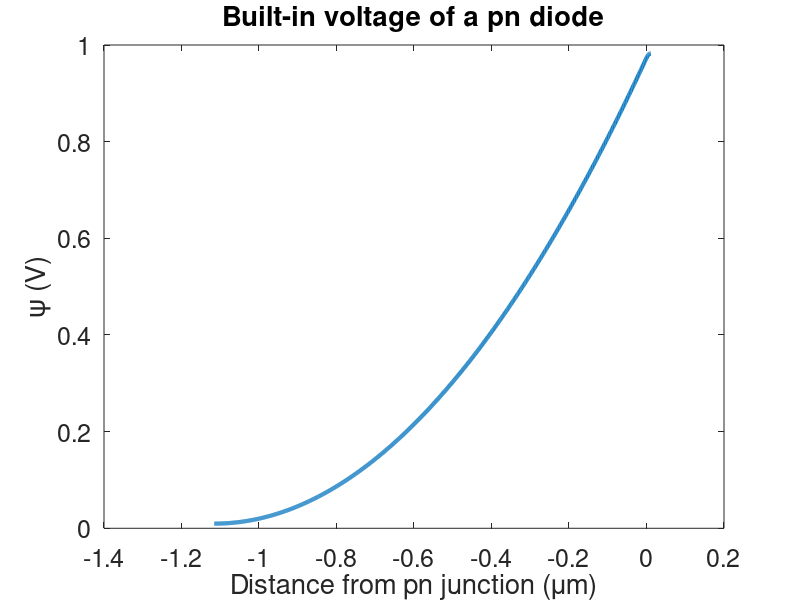
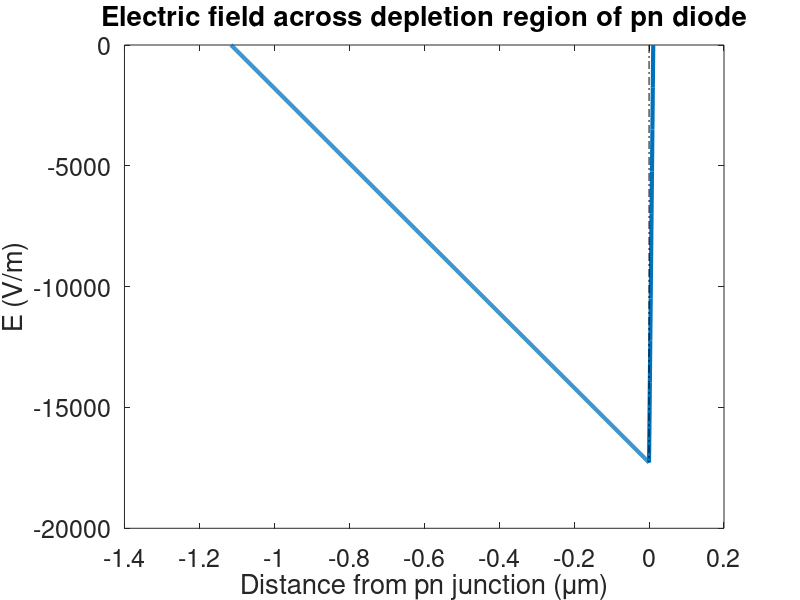

The MATLAB source for these figures, in order:
%% Static parameters
N_A  = 1e17;                  % Acceptor concentration (cm^-3)
N_D  = 1e19;                  % Donor    concentration (cm^-3)
N_V  = 1.04e19;
N_C  = 2.8e19;          
n_i  = 1e10;                  % Intrinsic carrier concentration (cm^-3)

q    = 1.602e-19;             % Electron charge (magnitude)
k_B  = 1.381e-23;             % Boltzmann's constant (J / K )
T    = 300;                   % Temperature (K)

eps_0    = 8.854e-12;         % Electric permittivity of free space (F / m)
eps_si   = 11.68*eps_0;       % Electric permittivity of silicon


psi_0 = 1.12 - k_B*T*log(N_V*N_C/(N_A*N_D))/q
A_P = q*N_A/eps_si;
A_N = q*N_D/eps_si;

W = sqrt(2*eps_si/q*psi_0*(1/N_A + 1/N_D));

x_n = W/(1+N_D/N_A);
x_p = W - x_n;

x = linspace(-x_p, x_n, 1000);
% Calculate Psi
Psi = [];
for i = 1:1000
    if x(i) <= 0
        Psi(i) = q*N_A/eps_si * (0.5*x(i)^2 + x_p*x(i));
    else
        Psi(i) = - q*N_D/eps_si*(0.5*x(i)^2 - x_n*x(i));
    end
end
% Calculate E
E = [];
for i = 1:1000
    if x(i) <= 0
        E(i) = - q*N_A/eps_si * (x(i) + x_p);
    else
        E(i) = q*N_D/eps_si*(x(i) - x_n);
    end
end

%% Psi plotting
figure(1);
 plot(x/100*1e6,Psi+psi_0, 'LineWidth', 3)
% line([0 0],[0 min(Psi)], 'LineStyle', '-.', 'Color', 'k')
title('Built-in voltage of a pn diode');
xlabel('Distance from pn junction (\mum)');
ylabel('\psi (V)');
set(gca, 'FontSize', 18)
%% E plot
figure(2);
plot(x/100*1e6,E, 'LineWidth', 3)
line([0 0],[0 min(E)], 'LineStyle', '-.', 'Color', 'k')
title('Electric field across depletion region of pn diode');
xlabel('Distance from pn junction (\mum)');
ylabel('E (V/m)');
set(gca, 'FontSize', 18)
